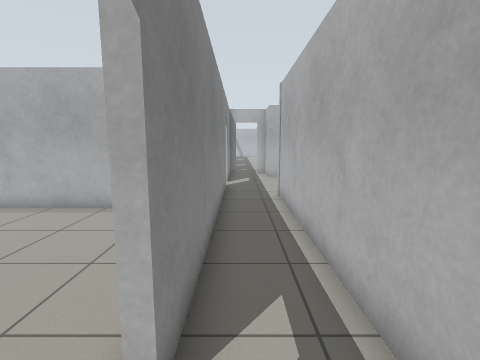
view 1 (above)

24 first-person views from a walk through a world built for the Gazebo simulator. The camera is 1.2 m above the floor, tilts 8° down and sees 85° across. The floor is counted in squares, 0.5 m on a side. Each view is taken from the middle of a square. On the plan, view 1 faces up. The plan holds only what a view shows up to about 17 squares ahead; the rest is blank. The place goes on beyond the plan.

view 2
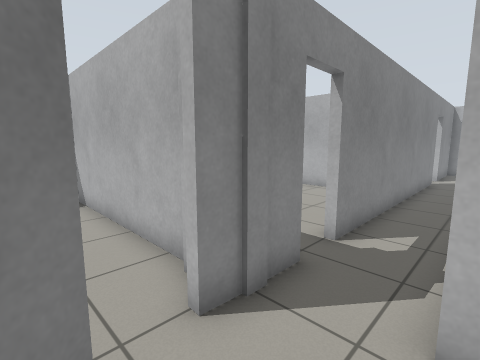

view 3
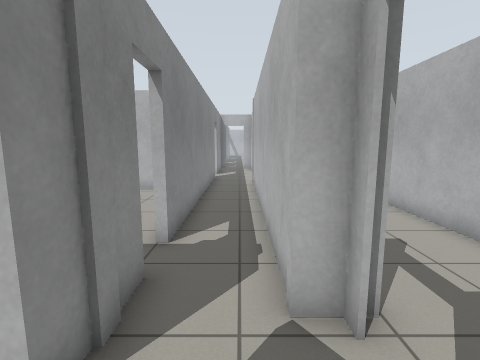

view 4
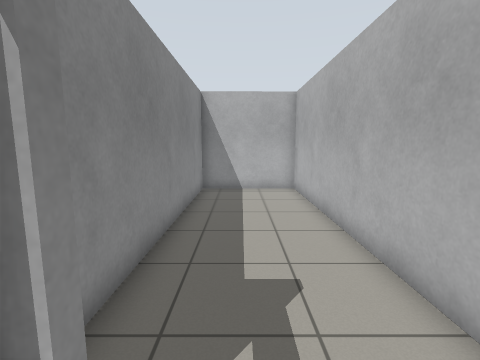

view 5
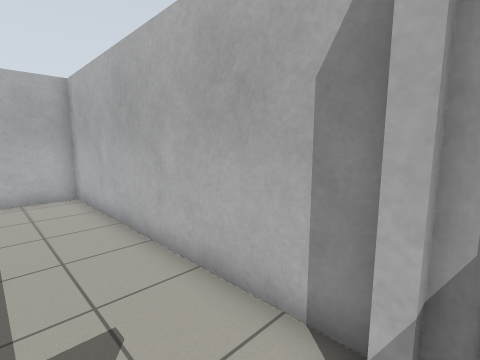

view 6
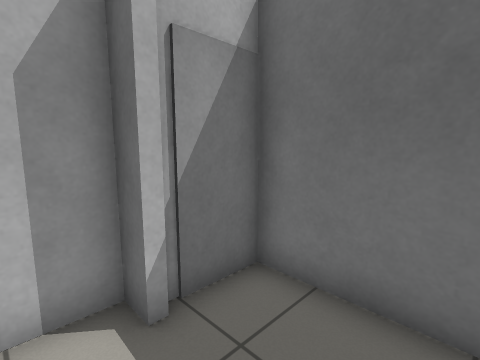

view 7
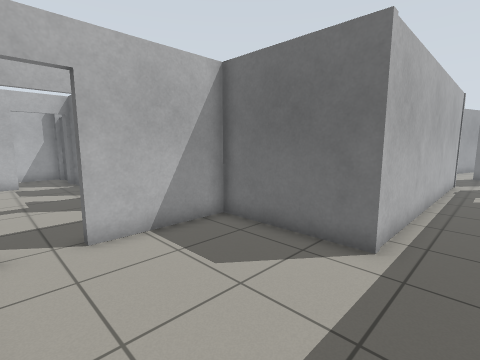

view 8
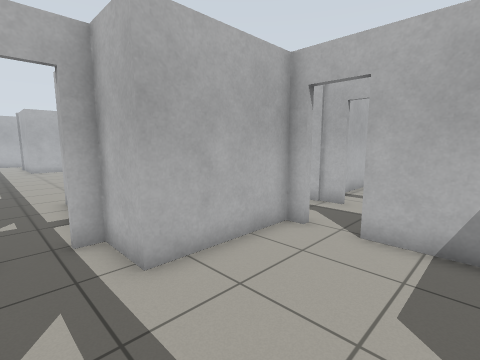

view 9
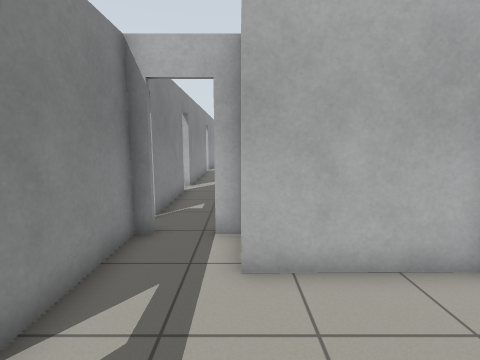

view 10
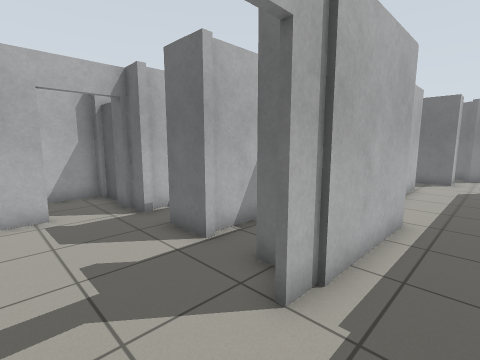

view 11
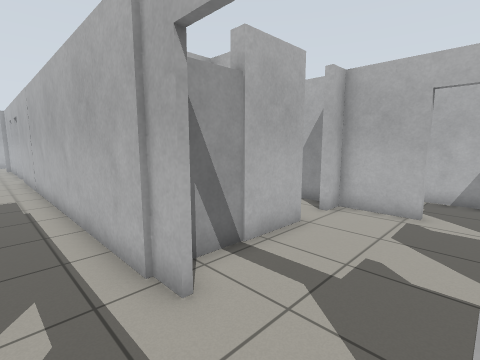

view 12
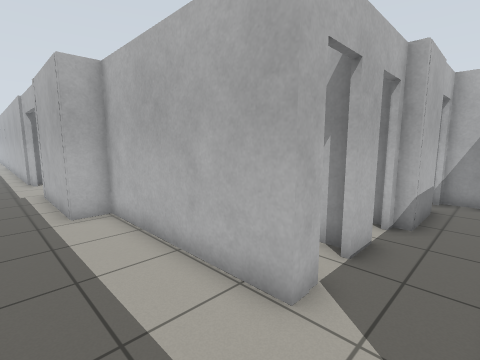

view 13
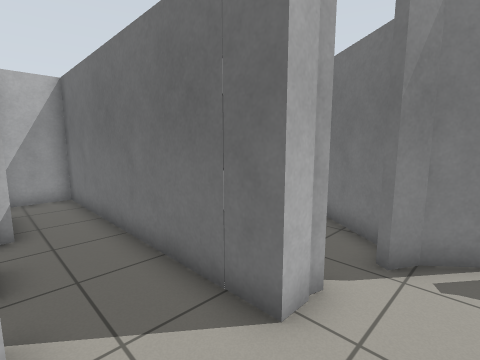

view 14
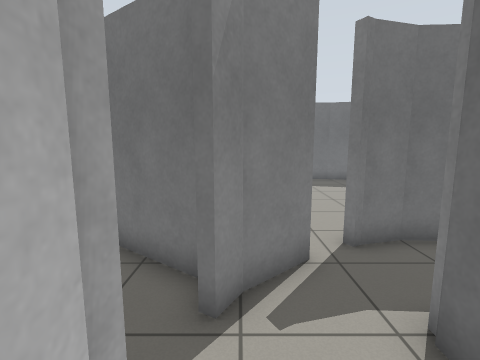

view 15
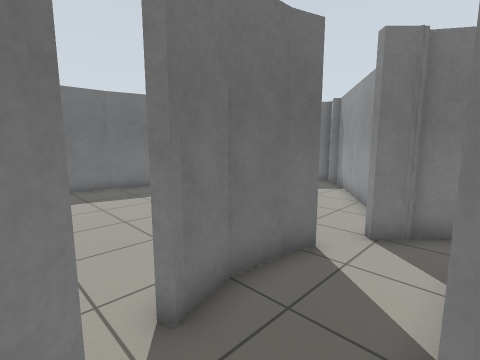

view 16
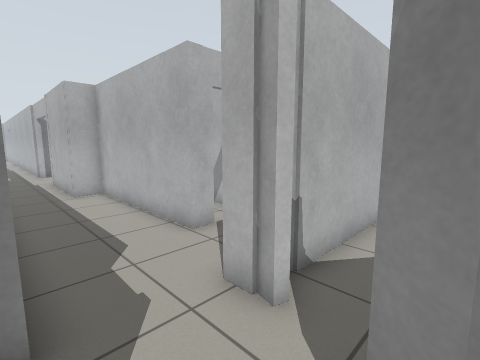

view 17
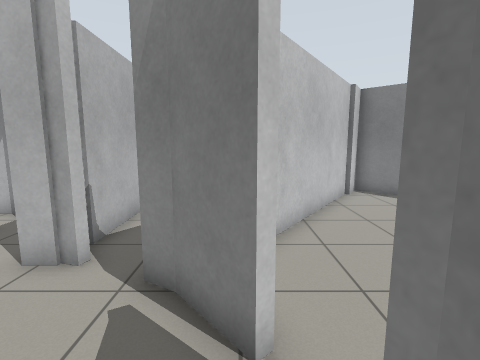

view 18
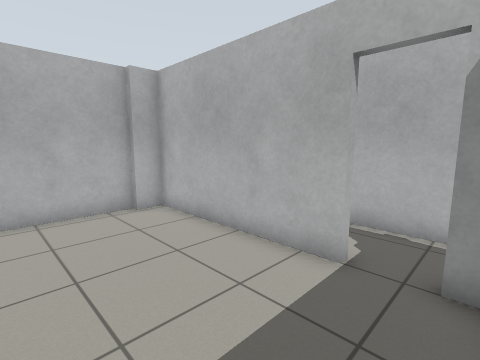

view 19
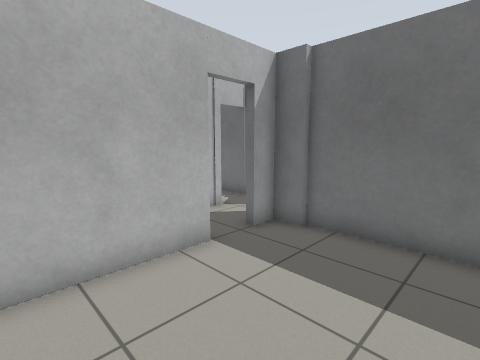

view 20
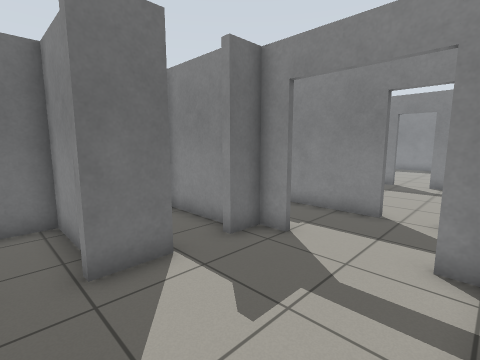

view 21
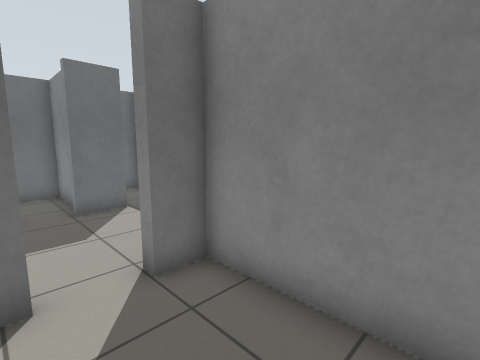

view 22
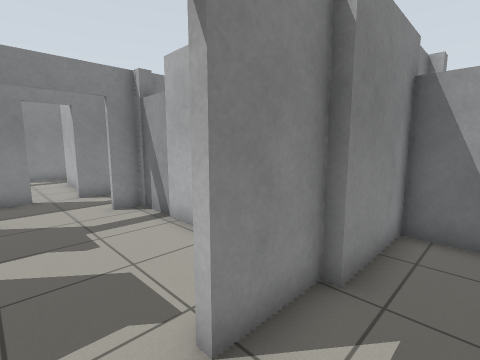

view 23
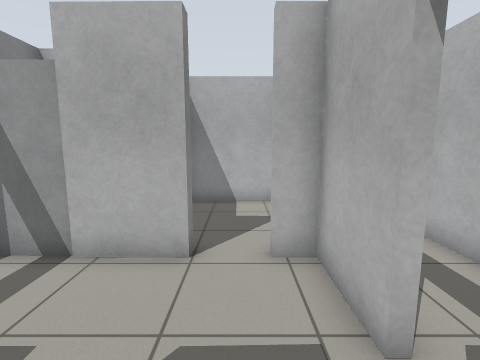

view 24
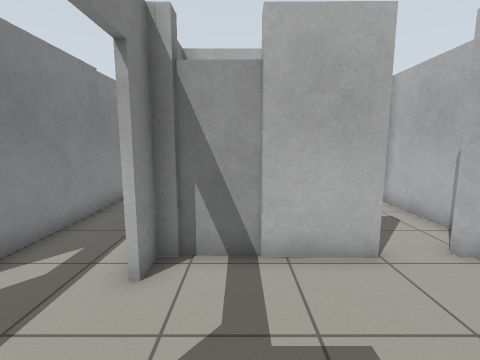

### Floor plan
Key: @ floor where view 1 was taken; # wall or solid block; . floor; D open door; L door leaf.
Columns run from 6 left of view 1 to 21 right of it. Each row starts with its distance up from view 1.
 24      #..     #..#   #...#
 23      #..     #..#   #...#LL
 22      D..     #..#   #...#..
 21      DDD#    #..#   #...#..#
 20      #..#    #..#LL ##.##..#
 19      #..######..#LL###.##..#
 18      #.......D..D.......#..#
 17      #.......D..D.......#..#
 16    ..D.......#..D.......D..#
 15    ..D.......#..D.......D..#
 14      #.......#..##.###.##LL#
 13      #.......#..##.# #.#
 12      #..######..##.###.
 11      #..#....#..##.  #.
 10 ######..#....#..###  ##
  9 ....##..#....#..##
  8 .....#..#....#...#
  7 .....#..#....#...#
  6 .....#..#....#...#
  5 .....#..#....#...#
  4 .....#..#....#...#
  3 .....#..#....#...#
  2 .....D..#....#...#DD#D####D#
  1 .....D..#....#.............#
  0 .... #@.##..##.............#
 -1 ######..DD..##..############
 -2      #..DD..LL..# ....
 -3      ...#####L.....
 -4      ##........##
 -5       ##......####.
 -6        .#####    ##
 -7                    ##
 -8                     ##
 -9                      ###
-10                         #
-11                         #
-12                        ##
-13
-14
-15
-16
-17        ###
-18          ###

Positions as (right, up) in squares from view 1, and headings:
1: (0, 0), facing up
2: (2, -4), facing up-left
3: (1, -4), facing up
4: (4, -2), facing up
5: (4, -1), facing up-right
6: (3, 1), facing down-right
7: (0, 18), facing down-right
8: (0, 14), facing up-right
9: (2, 14), facing up
10: (8, 18), facing down-right
11: (8, 15), facing up-right
12: (8, 0), facing up-right
13: (8, 2), facing down-right
14: (9, 0), facing down
15: (8, -3), facing down-left
16: (7, -4), facing up-right
17: (5, -5), facing right
18: (-6, 0), facing up-right
19: (-6, 6), facing down-right
20: (16, 19), facing down-left
21: (17, 24), facing down-left
22: (20, 15), facing up-left
23: (16, 14), facing up
24: (12, 14), facing up
